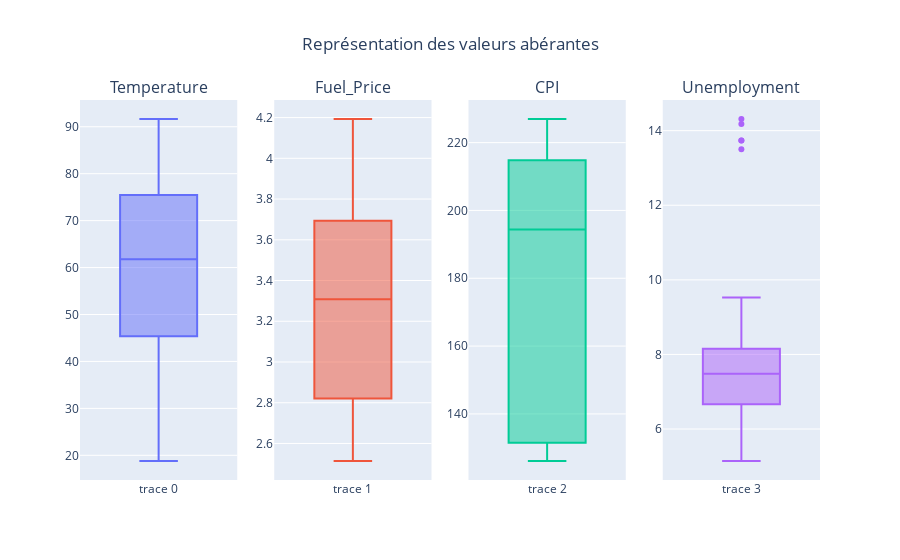

Notebook code for this chart:
### Markdown cell above
## Recherche et traitement des outliers

### Code cell
# Graphique à moustache permettant de repérer visuellement des 'Outliers'

import plotly.graph_objects as go
from plotly.subplots import make_subplots

fig = make_subplots(rows = 1, cols = 4, subplot_titles = ("Temperature", "Fuel_Price", "CPI", "Unemployment")) #, "Fuel_Price", "CPI", "Unemployment"))

fig.add_trace(
    go.Box(
        y = data["Temperature"]),
        row = 1,
        col = 1,
        
)

fig.add_trace(
    go.Box(
        y = data["Fuel_Price"]),
        row = 1,
        col = 2
)

fig.add_trace(
    go.Box(
        y = data["CPI"]),
        row = 1,
        col = 3
)

fig.add_trace(
    go.Box(
        y = data["Unemployment"]),
        row = 1,
        col = 4
)

fig.update_layout(
        title = go.layout.Title(text = "Représentation des valeurs abérantes", x = 0.5),
        showlegend = False)

# fig.update_xaxes(title_text="Temp", row=1, col=1)

### Figure 1 — Plotly figure (JSON) as saved in the notebook; plotly's stock layout.template omitted (floating-point values rounded to 4 significant figures)
{"data": [{"type": "box", "xaxis": "x", "y": [59.61, 42.38, 78.89, null, 69.8, 39.93, 30.54, 82.92, 52.02, 36.61, 64.74, 60.07, 68.91, 76.34, 50.13, 38.26, 77.38, 50.97, 39.07, 50.76, 44.82, 51.86, 43.95, 45.22, null, 68.4, 18.79, 37, 33.26, 80.19, null, 81.85, 60.71, 50.43, null, 57.6, 38.51, 54.63, 82.46, 66.25, 91.65, 48.29, 61.11, 59.69, 85.02, 41.76, 86.87, 63.6, 74.92, null, 36.85, null, 57.62, 52.77, 69.17, 36.44, 73.67, 45.71, 91.04, 27.4, 36.78, 85.22, 67.97, 75.17, 47.42, 62.25, 69.37, 49.96, 44.69, 75.19, 78.51, null, 78.47, 74.78, 49.76, 67.53, 90.32, 78.82, 83.52, 46.75, 42.4, 82.7, 72.83, 34.89, 33.34, 69.12, 28.85, null, 39.69, 32.71, 69.9, null, 39.3, 82.99, 34.32, 75.32, 89.42, 57.84, null, 68.26, 63.91, 61.79, 75.95, 52.5, null, 82.84, 83.63, 84.59, 74.24, 50.6, 62.37, 75.54, 78.53, 73.44, 72.62, 57.14, 86.05, 55.2], "yaxis": "y"}, {"type": "box", "xaxis": "x2", "y": [3.045, 3.435, 2.759, 2.756, 4.069, 3.617, 3.109, 3.554, 2.878, 3.767, 3.734, 2.853, 2.78, 2.85, null, 2.725, 3.899, 4.029, 2.963, 4.124, 3.797, 3.261, 3.828, 2.915, 3.523, 4.193, 3.103, null, 3.789, 3.467, 3.823, 3.57, 3.297, 4.023, 3.659, 3.485, 2.548, 3.555, 2.64, 2.958, 3.684, 3.75, 3.788, 2.728, 2.653, 3.625, 3.666, 3.648, 2.619, 2.64, 3.695, 4.046, 3.882, 3.236, 3.594, 3.149, 2.792, 2.572, 3.701, 3.139, 2.817, 2.619, 3.594, 2.808, 4.021, 3.308, null, 2.771, 2.976, 3.688, 2.642, 4.087, 3.76, 2.854, null, null, null, 2.814, 2.637, null, 2.86, 3.346, 2.932, null, 2.548, 2.906, 3.179, 3.722, 2.514, null, 2.735, 2.909, 3.936, 2.637, 3.193, 2.582, 3.682, 3.596, 3.786, null, 3.308, 2.711, 3.606, 3.529, 2.831, 3.627, 3.044, 3.469, 3.807, 3.804, null, 3.285, 2.705, 3.594, 2.78, 2.841, 3.638, 4.17], "yaxis": "y2"}, {"type": "box", "xaxis": "x3", "y": [214.8, 128.6, 212.4, 126.2, 134.9, 213.0, null, 219.1, 132.8, 192.8, 221.2, 126.2, 211.9, null, null, 189.7, 216.5, 138.9, 131.9, 138.0, 131.1, null, 192.8, 126.6, 217.3, 129.0, 196.9, null, 134.0, 219.7, 134.3, 129.1, 218.6, 138.0, 198.1, 194.4, 211.2, 220.3, 211.9, 132.5, 215.5, 197.4, 131.0, 211.7, 214.9, 185.0, 130.7, 129.5, 214.9, 212.9, 189.8, 185.9, 130.6, 126.9, 224.0, 129.9, 132.6, 214.4, 129.2, null, 126.8, 211.6, 223.4, 204.6, 137.6, 218.2, null, 215.4, 211.1, 225.2, 214.7, 129.1, 186.1, 210.3, 214.7, 210.9, 126.1, 126.1, 214.8, 219.4, 126.8, 225.3, 132.6, null, 214.6, 132.3, 204.6, 138.2, 210.9, 130.3, 215.1, 131.6, 197.7, 215.0, 182.6, 214.9, 216.0, 198.1, 215.5, 134.9, 221.6, 189.5, 129.2, 130.8, 126.5, 129.2, 126.1, 129.1, 217.0, 197.6, 212.6, null, 214.5, 227.0, 182.4, 126.1, 219.0, 137.9], "yaxis": "y3"}, {"type": "box", "xaxis": "x4", "y": [6.858, 7.47, 7.092, 7.896, 7.658, 6.961, null, 6.425, 9.331, 8.595, 7.348, 6.885, 7.092, 7.951, 7.441, 8.963, 6.489, 8.243, 8.35, 8.15, 5.527, 6.833, 6.339, 6.635, 6.925, 13.74, 8.256, 8.424, 7.771, 7.567, 8.975, 5.946, 6.3, 8.304, 6.061, 8.622, 8.106, 7.057, 6.496, 8.099, 7.962, 6.162, 5.965, 8.163, null, 8.549, 7.17, 6.877, 6.315, 6.973, 8.424, 8.521, 7.545, 14.31, 5.422, 5.143, 9.342, 7.368, 13.5, 9.331, 7.795, 7.787, null, 7.856, 7.943, 7.866, 7.527, 6.56, 8.028, 6.664, 6.442, 13.74, 8.625, 7.808, 6.299, null, 9.524, 7.951, 7.343, 7.057, 7.127, 6.664, 8.099, 8.992, 6.299, null, 7.484, 8.15, null, 6.104, 7.564, null, 8.09, 6.384, null, 6.315, 6.529, 7.872, 7.682, 7.658, 7.197, 6.868, 6.877, 6.104, null, 5.644, 14.18, 5.644, 6.855, 8.09, 6.768, 7.197, 7.343, 6.034, 8.899, null, null, 8.15], "yaxis": "y4"}], "layout": {"annotations": [{"font": {"size": 16}, "showarrow": false, "text": "Temperature", "x": 0.1062, "xanchor": "center", "xref": "paper", "y": 1, "yanchor": "bottom", "yref": "paper"}, {"font": {"size": 16}, "showarrow": false, "text": "Fuel_Price", "x": 0.3688, "xanchor": "center", "xref": "paper", "y": 1, "yanchor": "bottom", "yref": "paper"}, {"font": {"size": 16}, "showarrow": false, "text": "CPI", "x": 0.6313, "xanchor": "center", "xref": "paper", "y": 1, "yanchor": "bottom", "yref": "paper"}, {"font": {"size": 16}, "showarrow": false, "text": "Unemployment", "x": 0.8938, "xanchor": "center", "xref": "paper", "y": 1, "yanchor": "bottom", "yref": "paper"}], "showlegend": false, "title": {"text": "Représentation des valeurs abérantes", "x": 0.5}, "xaxis": {"anchor": "y", "domain": [0, 0.2125]}, "xaxis2": {"anchor": "y2", "domain": [0.2625, 0.475]}, "xaxis3": {"anchor": "y3", "domain": [0.525, 0.7375]}, "xaxis4": {"anchor": "y4", "domain": [0.7875, 1]}, "yaxis": {"anchor": "x", "domain": [0, 1]}, "yaxis2": {"anchor": "x2", "domain": [0, 1]}, "yaxis3": {"anchor": "x3", "domain": [0, 1]}, "yaxis4": {"anchor": "x4", "domain": [0, 1]}}}
